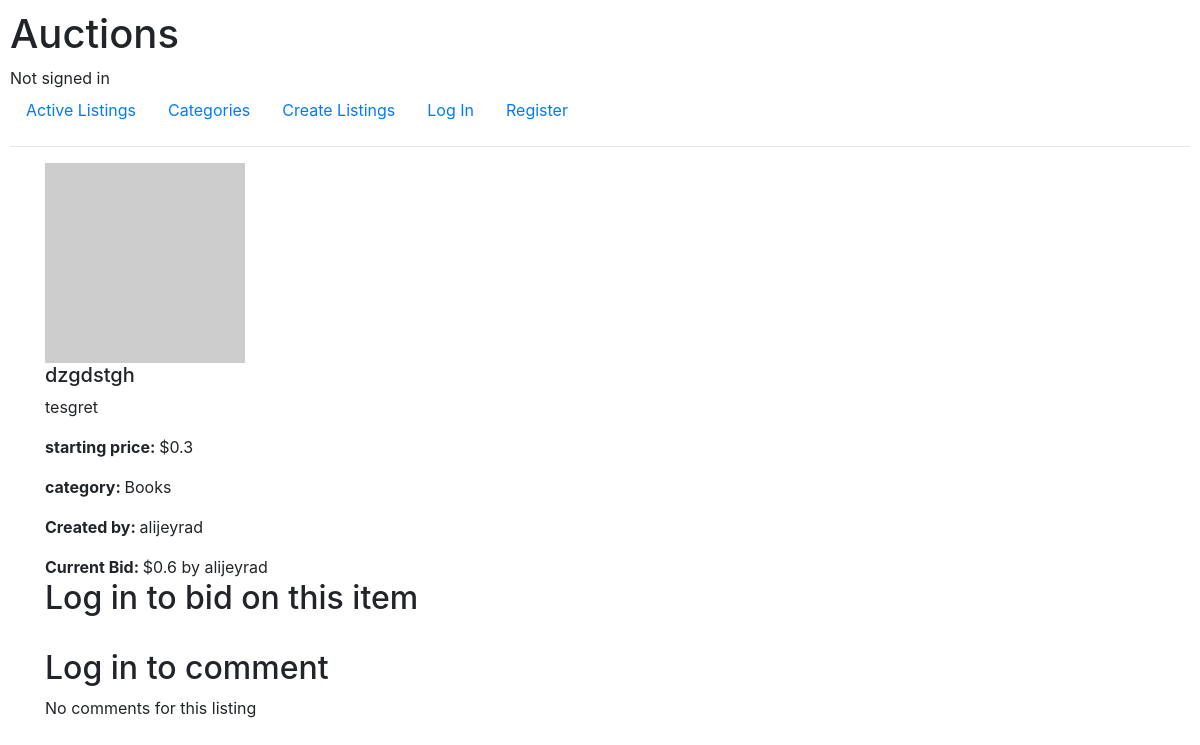
The app's page /listing/12, older data.
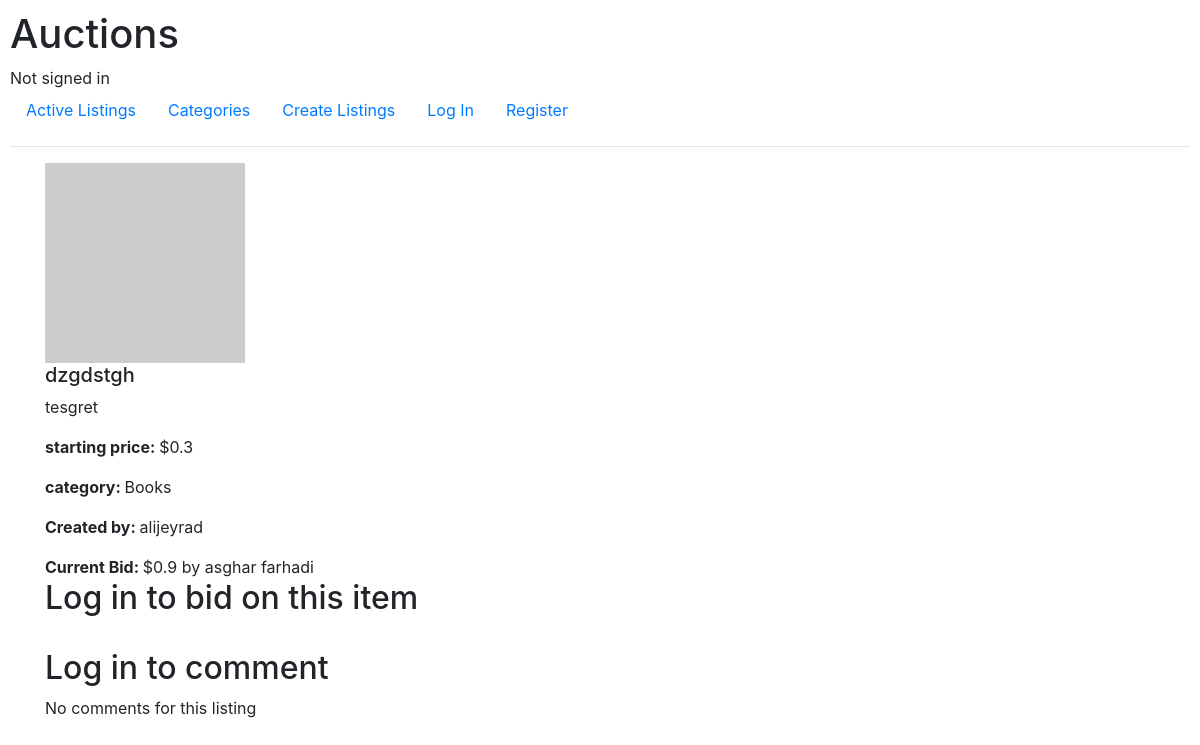
The same page, newer data.
### auctions/models.py (models this page shows, shortened)
class Bid(models.Model):
    bid = models.FloatField()
    time_added = models.DateTimeField(auto_now_add=True)
    bidder = models.ForeignKey(User, on_delete=models.CASCADE)
    for_listing = models.ForeignKey(Listing, on_delete=models.CASCADE)

class User(AbstractUser):
    watchlist = models.ManyToManyField('Listing', related_name='watchlist', blank=True)
    def __str__(self):
        return f"{self.username}"

### auctions/views.py (the view)
# urls.py: path("listing/<int:id>", views.listing, name="listing"),
def listing(request, id):
    listing = Listing.objects.get(id=id)
    comments = Comment.objects.all().filter(for_listing=listing).order_by('-time_added')
    latest_bid = Bid.objects.all().filter(for_listing=listing.id).order_by('-time_added')
    return render(request, "auctions/listing.html", {
        'listing': listing,
        'latest_bid': latest_bid[0] if latest_bid else None,
        'comments': comments
    })

### auctions/models.py (called while the page is built)
    def __str__(self):
        return f"{self.title}"

### auctions/templates/auctions/listing.html (shortened to what this page needs)
{% extends "auctions/layout.html" %}
{% block body %}
  <div class="container listing">
    <div class="image">
        <img src="{{listing.image_url}}" alt="{{listing.title}}">
    </div>
    <div class="info">
        <h5>
          {{listing.title}}
        </h5>
        <p>{{listing.description}}</p>
        <p> <strong>starting price: </strong>${{listing.starting_bid}}</p>
        <p><strong>category: </strong>{{listing.category}}</p>
        <p><strong>Created by: </strong>{{listing.owner}}</p>
    </div>
  </div>
  <div class="container bidding">
    {% if latest_bid %}
      <strong>Current Bid: </strong>${{latest_bid.bid}}
      {% if latest_bid.bidder == user %}
        <span>by you</span>
        <span>
          <form class="remove_watchlist" method="post" action="{% url 'remove_watchlist' listing.id %}">
            {% csrf_token %}
            <button type="submit">Remove from Watchlist</button>
          </form>
        </span>
      {% else %}
        <span>by {{latest_bid.bidder}}</span>
      {% endif %}
      {% else %}
      <strong>Current Bid: </strong>No bids yet, be the first to bid.
    {% endif %}
    {% if user.is_authenticated %}
    <form class="bid" action="{% url 'add_bid' listing.id %}" method="post">
      {% csrf_token %}
      <br>
      <input type="number" step="0.1" min=0 name="bid" placeholder="Place your bid" required>
      <button type="submit">Add to Watchlist</button>
    </form>
      {% else %}
      <h2>Log in to bid on this item</h2>
    {% endif %}
  </div>
  <div class="container comments">
    <br>
    {% if user.is_authenticated %}
    <form action="{% url 'comment' listing.id %}" method="post" class="commentForm">
      {% csrf_token %}
      <textarea name="comment" cols="30" rows="3" placeholder="Comment here" required></textarea>
      <button type="submit">Comment</button>
    </form>
      {% else %}
      <h2>Log in to comment</h2>
    {% endif %}
    {% for comment in comments %}
      <div class="singleComment">
        <strong>{{comment.writer}}:</strong>
        <span>{{comment.text}}</span>
        <p><small>{{comment.time_added}}</small></p>
      </div>
      {% empty %}
      No comments for this listing
    {% endfor %}
  </div>
{% endblock body %}

Row changes from the older to the newer data that the page shows:
removed Bid: bid "0.6", bidder "alijeyrad"
added Bid: bid "0.9", bidder "asghar farhadi"
